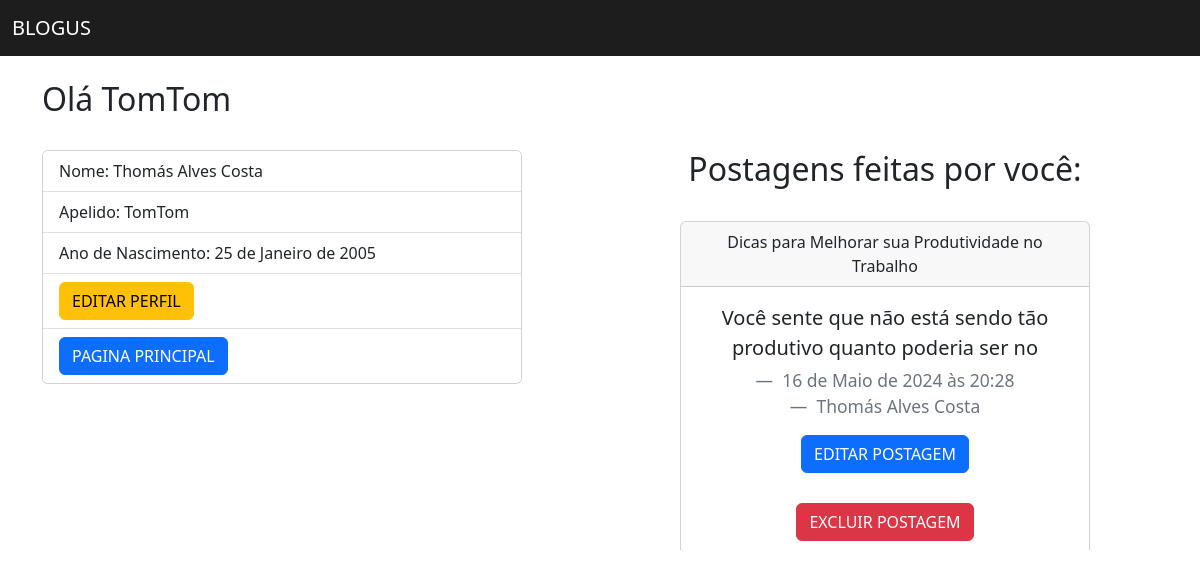
The page /auth/perfil/Thomás Alves Costa/ (signed in) on the database its author committed.
### Usuario/models.py (models this page shows)
class Info_User(AbstractUser):
    nickname = models.CharField(max_length=20)
    nascimento = models.DateField(null=True, blank=True)
    password = models.CharField(max_length=30)

### Pagina_Principal/models.py (models this page shows)
class Postagem(models.Model):
    titulo = models.CharField(max_length=50)
    conteudo = models.TextField()
    autor = models.ForeignKey(Info_User, on_delete=models.CASCADE)
    data_criacao = models.DateTimeField(auto_now_add=True)

### Usuario/views.py (the view)
# urls.py: path('perfil/<str:username>/', views.perfil, name='perfil')
def perfil(request, username):
    usuario = Info_User.objects.get(username=username)
    postagens = Postagem.objects.filter(autor=usuario)
    context = {'usuario': usuario, 'postagens': postagens}
    if request.user.is_authenticated:
        return render(request, 'perfil.html', context)
    else:
        return HttpResponse('<h1> Faça Login para acessar seu perfil! </h1>')

### Usuario/templates/perfil.html (shortened to what this page needs)
{% extends 'base.html' %}
{% block conteudo %}
<div class="container text-left">
    <h2>Olá {{ usuario.nickname }}</h2>
    <br>
    <div class="row">
        <div class="col-md-6">
            <div class="card mb-2" style="width: 30rem;">
                <ul class="list-group list-group-flush">
                    <li class="list-group-item">Nome: {{ usuario.username }}</li>
                    <li class="list-group-item">Apelido: {{ usuario.nickname }}</li>
                    <li class="list-group-item">Ano de Nascimento: {{ usuario.nascimento }}</li>
                    <li class="list-group-item"><a href="{% url 'editar_perfil' username=usuario.username %}"
                            class="btn btn-warning">EDITAR PERFIL</a></li>
                    <li class="list-group-item"><a href="{% url 'home' username=usuario.username %}"
                            class="btn btn-primary">PAGINA PRINCIPAL</a> </li>
                </ul>
            </div>
        </div>
        <div class="col-md-6 pl-2" style="max-height: 400px; overflow-y: auto;">
            <h2 class="text-center">Postagens feitas por você:</h2>
            <br>
            <div class="text-center">
                {% for postagem in postagens %}
                <div class="col-md-9 d-inline-block">
                    <div class="card">
                        <div class="card-header">
                            {{ postagem.titulo }}
                        </div>
                        <div class="card-body">
                            <blockquote class="blockquote mb-0">
                                <p class="card-text"
                                    style="max-height: 3.2em; overflow: hidden; text-overflow: ellipsis;">
                                    {{ postagem.conteudo }} </p>
                                <footer class="blockquote-footer"> {{ postagem.data_criacao }}
                                </footer>
                                <footer class="blockquote-footer"> {{postagem.autor}}
                                </footer>
                                <a href="{% url 'editar_post' id=postagem.id %}" class="btn btn-primary">EDITAR
                                    POSTAGEM</a>
                                <br><br>
                                <button type="button" class="btn btn-danger" data-bs-toggle="modal"
                                    data-bs-target="#exampleModal">
                                    EXCLUIR POSTAGEM
                                </button>
                            </blockquote>
                        </div>
                    </div>
                    <br>
                </div>
                {% endfor %}
            </div>
        </div>
    </div>
</div>
{% endblock %}

### Usuario/templates/base.html (shortened to what this page needs)
{% block head %}
<head>
    <nav class="navbar" style="background-color: #1d1d1d;">
        <div class="container-fluid">
            <a class="navbar-brand" href="#">
                <font color="#ffffff"> BLOGUS</font>
            </a>
        </div>
    </nav>
    <link href="https://cdn.jsdelivr.net/npm/bootstrap@5.3.3/dist/css/bootstrap.min.css" rel="stylesheet"
>
</head>
{% endblock %}
{% block conteudo %}
{% endblock %}

### rows shown on the page
Info_User: nickname "TomTom", username "Thomás Alves Costa", nascimento "25 de Janeiro de 2005"
Postagem: titulo "Dicas para Melhorar sua Produtividade no Trabalho", conteudo "Você sente que não está sendo tão produtivo quanto poderia ser no…", data_criacao "16 de Maio de 2024 às 20:28", autor "Thomás Alves Costa"
